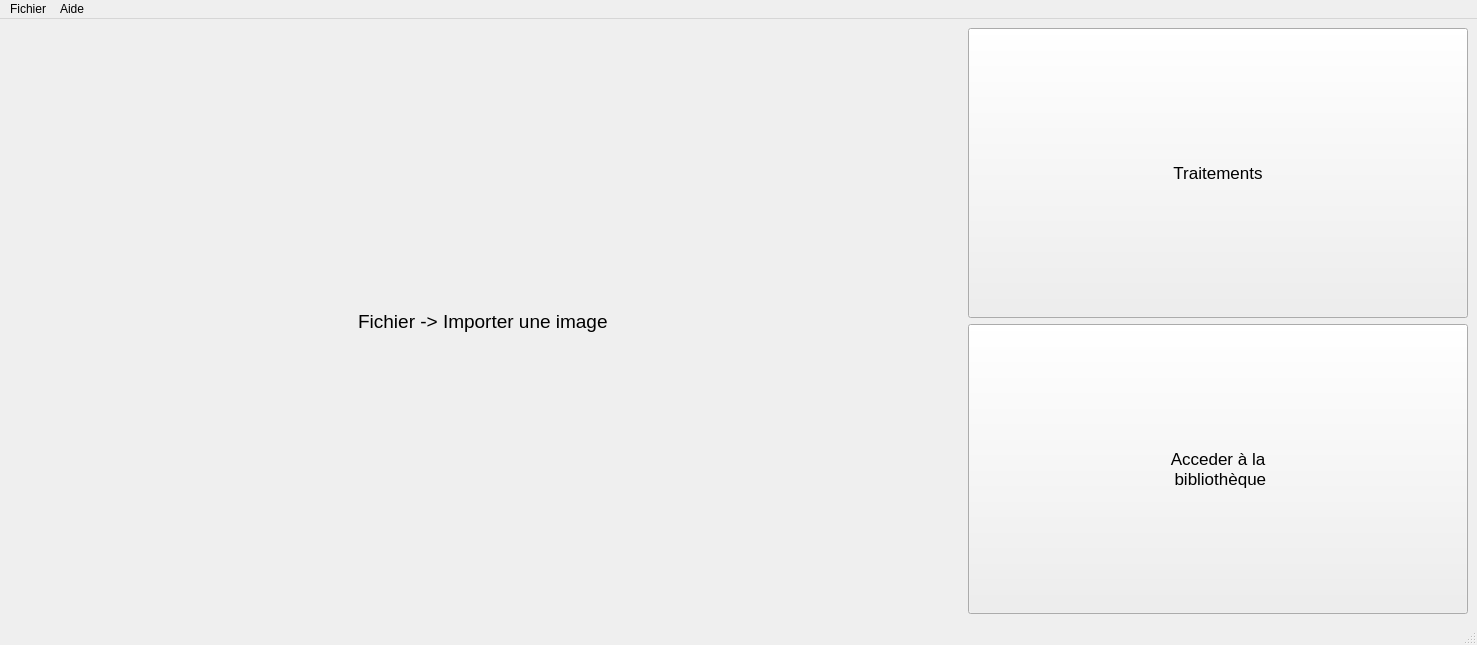
<?xml version="1.0" encoding="UTF-8"?>
<ui version="4.0">
 <class>UniversImple</class>
 <widget class="QMainWindow" name="UniversImple">
  <property name="geometry">
   <rect>
    <x>0</x>
    <y>0</y>
    <width>1477</width>
    <height>645</height>
   </rect>
  </property>
  <property name="windowTitle">
   <string>UniversImple</string>
  </property>
  <property name="windowIcon">
   <iconset>
    <normaloff>UniversImple.png</normaloff>UniversImple.png</iconset>
  </property>
  <widget class="QWidget" name="Fen_Princ">
   <layout class="QHBoxLayout" name="horizontalLayout">
    <item>
     <layout class="QVBoxLayout" name="Aff_Image">
      <item>
       <widget class="QLabel" name="LBL">
        <property name="minimumSize">
         <size>
          <width>100</width>
          <height>100</height>
         </size>
        </property>
        <property name="sizeIncrement">
         <size>
          <width>1</width>
          <height>1</height>
         </size>
        </property>
        <property name="baseSize">
         <size>
          <width>1</width>
          <height>1</height>
         </size>
        </property>
        <property name="font">
         <font>
          <pointsize>14</pointsize>
         </font>
        </property>
        <property name="text">
         <string>Fichier -&gt; Importer une image </string>
        </property>
        <property name="alignment">
         <set>Qt::AlignCenter</set>
        </property>
        <property name="wordWrap">
         <bool>true</bool>
        </property>
       </widget>
      </item>
     </layout>
    </item>
    <item>
     <layout class="QGridLayout" name="Choix_Mode">
      <item row="1" column="0">
       <widget class="QPushButton" name="bibliotheque">
        <property name="sizePolicy">
         <sizepolicy hsizetype="Fixed" vsizetype="Minimum">
          <horstretch>0</horstretch>
          <verstretch>0</verstretch>
         </sizepolicy>
        </property>
        <property name="minimumSize">
         <size>
          <width>500</width>
          <height>0</height>
         </size>
        </property>
        <property name="maximumSize">
         <size>
          <width>16777215</width>
          <height>1000</height>
         </size>
        </property>
        <property name="sizeIncrement">
         <size>
          <width>0</width>
          <height>0</height>
         </size>
        </property>
        <property name="font">
         <font>
          <pointsize>13</pointsize>
         </font>
        </property>
        <property name="text">
         <string>Acceder à la 
 bibliothèque</string>
        </property>
       </widget>
      </item>
      <item row="0" column="0">
       <widget class="QPushButton" name="traitements">
        <property name="minimumSize">
         <size>
          <width>500</width>
          <height>0</height>
         </size>
        </property>
        <property name="maximumSize">
         <size>
          <width>16777215</width>
          <height>1000</height>
         </size>
        </property>
        <property name="font">
         <font>
          <pointsize>13</pointsize>
         </font>
        </property>
        <property name="text">
         <string>Traitements</string>
        </property>
       </widget>
      </item>
     </layout>
    </item>
   </layout>
  </widget>
  <widget class="QMenuBar" name="menubar">
   <property name="geometry">
    <rect>
     <x>0</x>
     <y>0</y>
     <width>1477</width>
     <height>22</height>
    </rect>
   </property>
   <widget class="QMenu" name="menuFichier">
    <property name="title">
     <string>Fichier</string>
    </property>
    <addaction name="actionImporter_une_image"/>
    <addaction name="actionImporter_une_biblioth_que"/>
    <addaction name="actionFermer"/>
   </widget>
   <widget class="QMenu" name="menuA_propos">
    <property name="title">
     <string>Aide</string>
    </property>
    <addaction name="APROPOS"/>
   </widget>
   <addaction name="menuFichier"/>
   <addaction name="menuA_propos"/>
  </widget>
  <widget class="QStatusBar" name="statusbar"/>
  <action name="actionFermer">
   <property name="text">
    <string>Fermer</string>
   </property>
  </action>
  <action name="APROPOS">
   <property name="text">
    <string>A propos</string>
   </property>
  </action>
  <action name="actionImporter_une_image">
   <property name="text">
    <string>Importer une image</string>
   </property>
   <property name="shortcut">
    <string>Ctrl+N</string>
   </property>
  </action>
  <action name="actionImporter_une_biblioth_que">
   <property name="text">
    <string>Importer une bibliothèque</string>
   </property>
   <property name="shortcut">
    <string>Ctrl+B</string>
   </property>
  </action>
 </widget>
 <resources/>
 <connections>
  <connection>
   <sender>actionFermer</sender>
   <signal>triggered()</signal>
   <receiver>UniversImple</receiver>
   <slot>close()</slot>
   <hints>
    <hint type="sourcelabel">
     <x>-1</x>
     <y>-1</y>
    </hint>
    <hint type="destinationlabel">
     <x>399</x>
     <y>298</y>
    </hint>
   </hints>
  </connection>
  <connection>
   <sender>APROPOS</sender>
   <signal>triggered()</signal>
   <receiver>UniversImple</receiver>
   <slot>show()</slot>
   <hints>
    <hint type="sourcelabel">
     <x>-1</x>
     <y>-1</y>
    </hint>
    <hint type="destinationlabel">
     <x>399</x>
     <y>298</y>
    </hint>
   </hints>
  </connection>
 </connections>
</ui>
